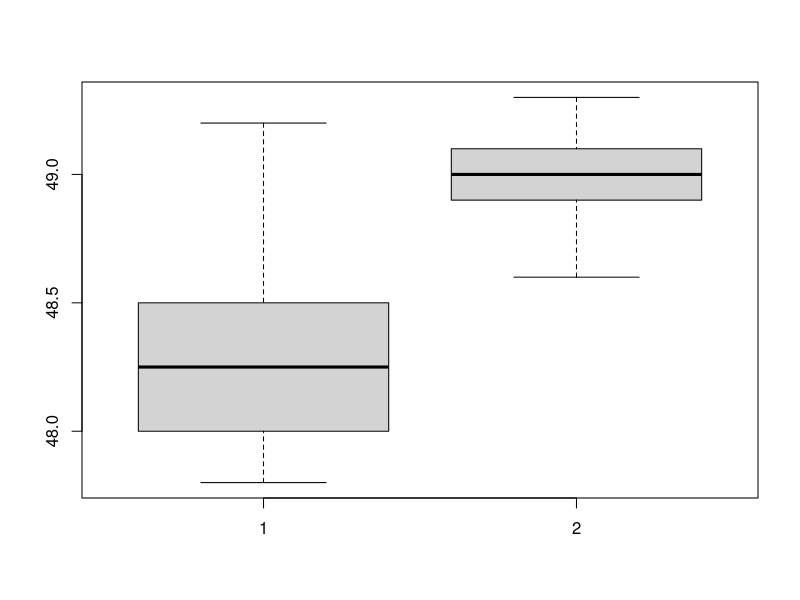
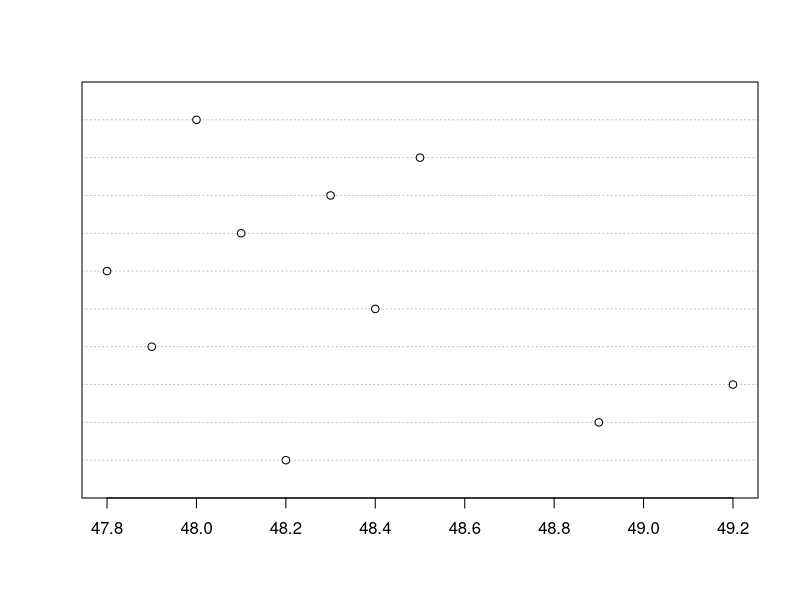
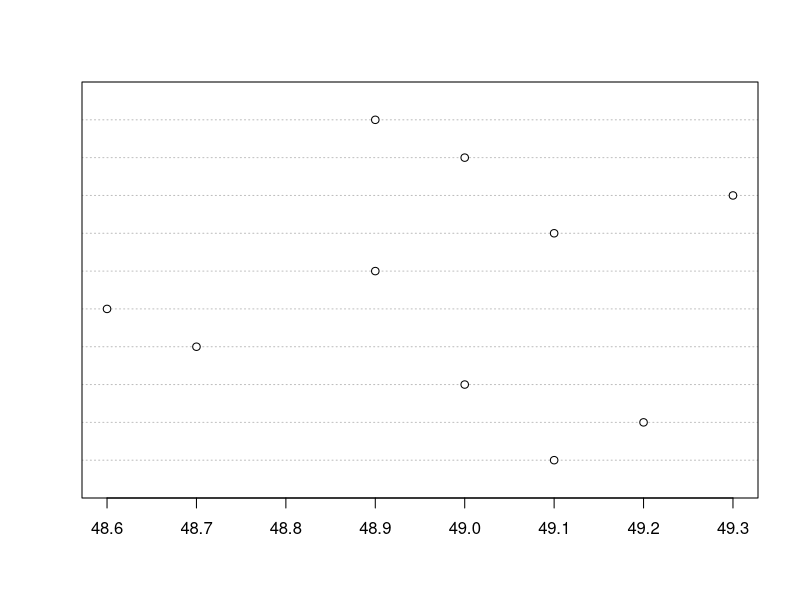

The R script that drew these images, in order:
# Exercício 003

amostraA<- c(48.2 , 48.9 , 49.2 , 47.9 , 48.4 , 47.8 , 48.1, 48.3 , 48.5 , 48.0)
amostraB<-c( 49.1 , 49.2 , 49.0 , 48.7 , 48.6 , 48.9 , 49.1 , 49.3 , 49.0 , 48.9)

# letra a: Cálculo da Média

mediaA<- mean(amostraA)
mediaA

mediaB<- mean(amostraB)
mediaB

# letra b: Cálculo da variância amostral
varA<- var(amostraA)
varA

varB<- var(amostraB)
varB

var(amostraA)

var(amostraB)

# letra c: Cálculo da variância amostral com formula

sdA<- sd(amostraA)
sdA

sdB<- sd(amostraB)
sdB

sd(amostraA)
sd(amostraB)

# Letra d: coeficientes de variação

cvA<- sdA / mediaA 
cvA

cvB<- sdB/ mediaB 
cvB

# Letra E: boxplot

boxplot(amostraA, amostraB)

dotchart(amostraA)
dotchart(amostraB)
